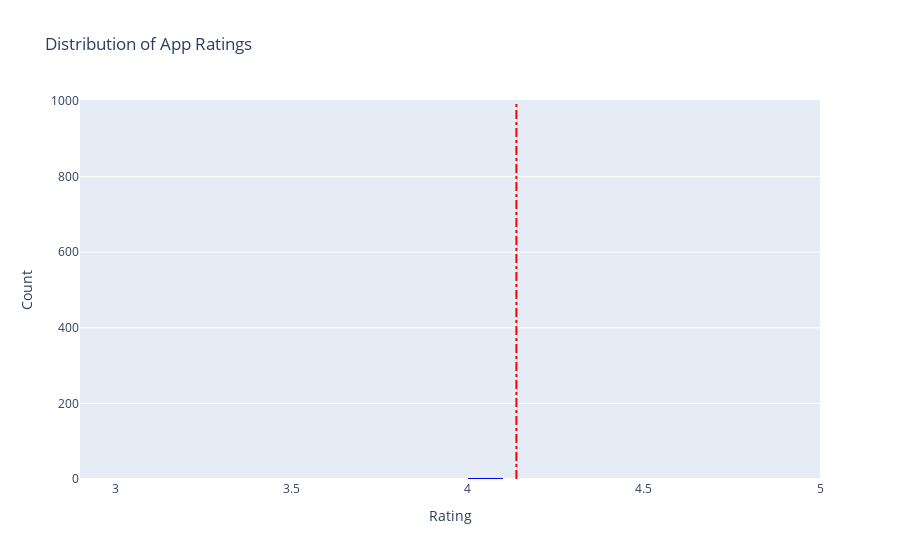

Write notebook code for a chart like this one.
### Code cell
import pandas as pd
import plotly.graph_objs as go
import plotly.offline as pyo

# Simulating a DataFrame with a 'Rating' column
apps = pd.DataFrame({
    'Rating': [4.1, 4.5, 4.7, 3.9, 4.0, 4.8, 4.6, 2.9, 3.5, 4.0, None, 3.7, 4.2, 4.9]
})

# Remove NaN values from the 'Rating' column before calculations
apps = apps.dropna(subset=['Rating'])

# Calculate the average app rating
avg_app_rating = apps['Rating'].mean()
print('Average app rating = ', avg_app_rating)

# Create the histogram for app ratings
data = [go.Histogram(
    x=apps['Rating'],
    xbins={'start': 1, 'size': 0.1, 'end': 5},
    marker=dict(color='blue')
)]

# Define the layout with a vertical line indicating the average rating
layout = go.Layout(
    shapes=[{
        'type': 'line',
        'x0': avg_app_rating,
        'y0': 0,
        'x1': avg_app_rating,
        'y1': 1000,  # Arbitrary high y-value to extend the line
        'line': {'dash': 'dashdot', 'color': 'red'}
    }],
    title='Distribution of App Ratings',
    xaxis=dict(title='Rating'),
    yaxis=dict(title='Count')
)

# Create the figure and plot it
fig = go.Figure(data=data, layout=layout)
pyo.iplot(fig)

### Figure 1 — Plotly figure (JSON) as saved in the notebook; plotly's stock layout.template omitted (floating-point values rounded to 4 significant figures)
{"data": [{"marker": {"color": "blue"}, "x": [4.1, 4.5, 4.7, 3.9, 4, 4.8, 4.6, 2.9, 3.5, 4, 3.7, 4.2, 4.9], "xbins": {"end": 5, "size": 0.1, "start": 1}, "type": "histogram"}], "layout": {"shapes": [{"line": {"color": "red", "dash": "dashdot"}, "type": "line", "x0": 4.138, "x1": 4.138, "y0": 0, "y1": 1000}], "title": {"text": "Distribution of App Ratings"}, "xaxis": {"title": {"text": "Rating"}}, "yaxis": {"title": {"text": "Count"}}}}
